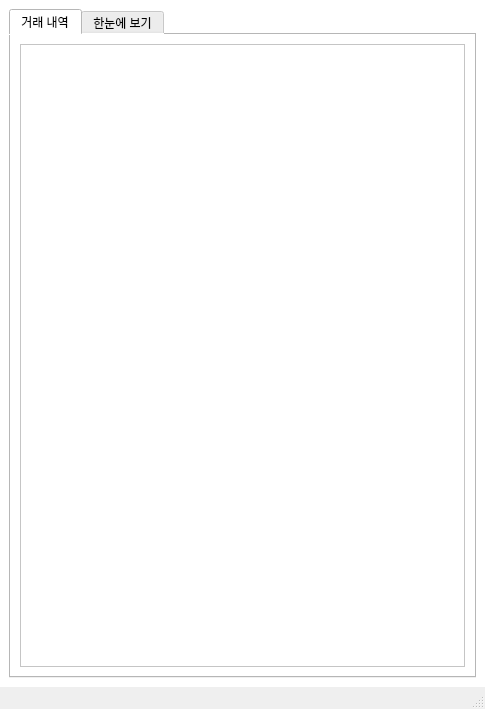
<?xml version="1.0" encoding="UTF-8"?>
<ui version="4.0">
 <class>MainWindow</class>
 <widget class="QMainWindow" name="MainWindow">
  <property name="geometry">
   <rect>
    <x>0</x>
    <y>0</y>
    <width>485</width>
    <height>709</height>
   </rect>
  </property>
  <property name="windowTitle">
   <string>MainWindow</string>
  </property>
  <widget class="QWidget" name="centralwidget">
   <property name="styleSheet">
    <string notr="true">background-color: rgb(255, 255, 255);</string>
   </property>
   <layout class="QGridLayout" name="gridLayout_2">
    <item row="0" column="0">
     <widget class="QTabWidget" name="tabWidget">
      <property name="currentIndex">
       <number>0</number>
      </property>
      <widget class="QWidget" name="tab">
       <attribute name="title">
        <string>거래 내역</string>
       </attribute>
       <layout class="QGridLayout" name="gridLayout">
        <item row="0" column="0">
         <widget class="QTableWidget" name="data_table"/>
        </item>
       </layout>
      </widget>
      <widget class="QWidget" name="tab_2">
       <attribute name="title">
        <string>한눈에 보기</string>
       </attribute>
       <layout class="QGridLayout" name="gridLayout_3" rowstretch="5,1">
        <item row="0" column="0">
         <widget class="QWidget" name="data_graph" native="true"/>
        </item>
        <item row="1" column="0">
         <widget class="QWidget" name="widget" native="true">
          <layout class="QGridLayout" name="gridLayout_4" columnstretch="1,2" columnminimumwidth="1,2">
           <item row="0" column="0">
            <widget class="QLabel" name="label">
             <property name="font">
              <font>
               <pointsize>11</pointsize>
              </font>
             </property>
             <property name="text">
              <string>출금액: </string>
             </property>
             <property name="alignment">
              <set>Qt::AlignRight|Qt::AlignTrailing|Qt::AlignVCenter</set>
             </property>
            </widget>
           </item>
           <item row="0" column="1">
            <widget class="QLabel" name="MMoney">
             <property name="font">
              <font>
               <pointsize>11</pointsize>
              </font>
             </property>
             <property name="text">
              <string/>
             </property>
             <property name="alignment">
              <set>Qt::AlignCenter</set>
             </property>
            </widget>
           </item>
           <item row="1" column="0">
            <widget class="QLabel" name="label_3">
             <property name="font">
              <font>
               <pointsize>11</pointsize>
              </font>
             </property>
             <property name="text">
              <string>입금액: </string>
             </property>
             <property name="alignment">
              <set>Qt::AlignRight|Qt::AlignTrailing|Qt::AlignVCenter</set>
             </property>
            </widget>
           </item>
           <item row="1" column="1">
            <widget class="QLabel" name="PMoney">
             <property name="font">
              <font>
               <pointsize>11</pointsize>
              </font>
             </property>
             <property name="text">
              <string/>
             </property>
             <property name="alignment">
              <set>Qt::AlignCenter</set>
             </property>
            </widget>
           </item>
           <item row="2" column="1">
            <widget class="QLabel" name="TMoney">
             <property name="font">
              <font>
               <pointsize>11</pointsize>
              </font>
             </property>
             <property name="text">
              <string/>
             </property>
             <property name="alignment">
              <set>Qt::AlignCenter</set>
             </property>
            </widget>
           </item>
           <item row="2" column="0">
            <widget class="QLabel" name="label_5">
             <property name="font">
              <font>
               <pointsize>11</pointsize>
              </font>
             </property>
             <property name="text">
              <string>총합: </string>
             </property>
             <property name="alignment">
              <set>Qt::AlignRight|Qt::AlignTrailing|Qt::AlignVCenter</set>
             </property>
            </widget>
           </item>
          </layout>
         </widget>
        </item>
       </layout>
      </widget>
     </widget>
    </item>
   </layout>
  </widget>
  <widget class="QMenuBar" name="menubar">
   <property name="geometry">
    <rect>
     <x>0</x>
     <y>0</y>
     <width>485</width>
     <height>21</height>
    </rect>
   </property>
  </widget>
  <widget class="QStatusBar" name="statusbar"/>
 </widget>
 <resources/>
 <connections/>
</ui>
